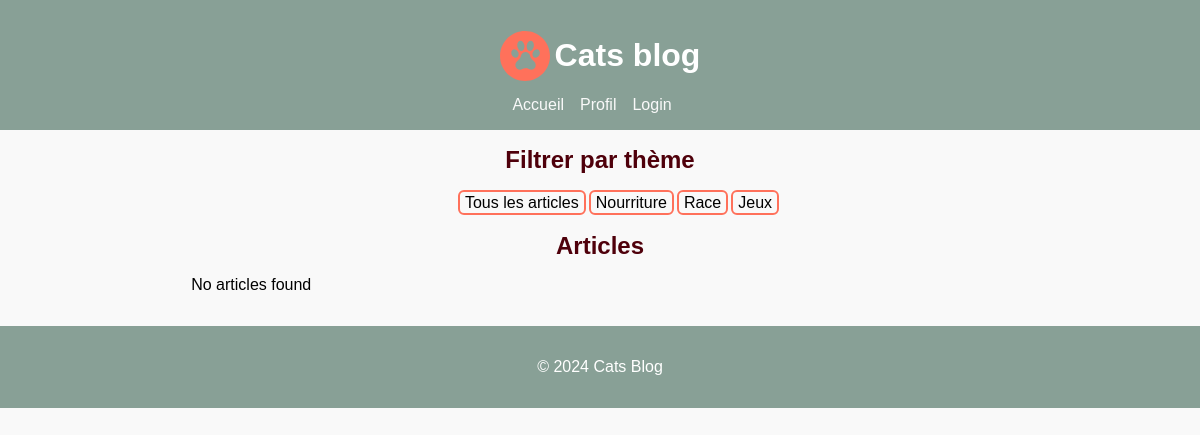
The app's page /index?theme=nourriture, older data.
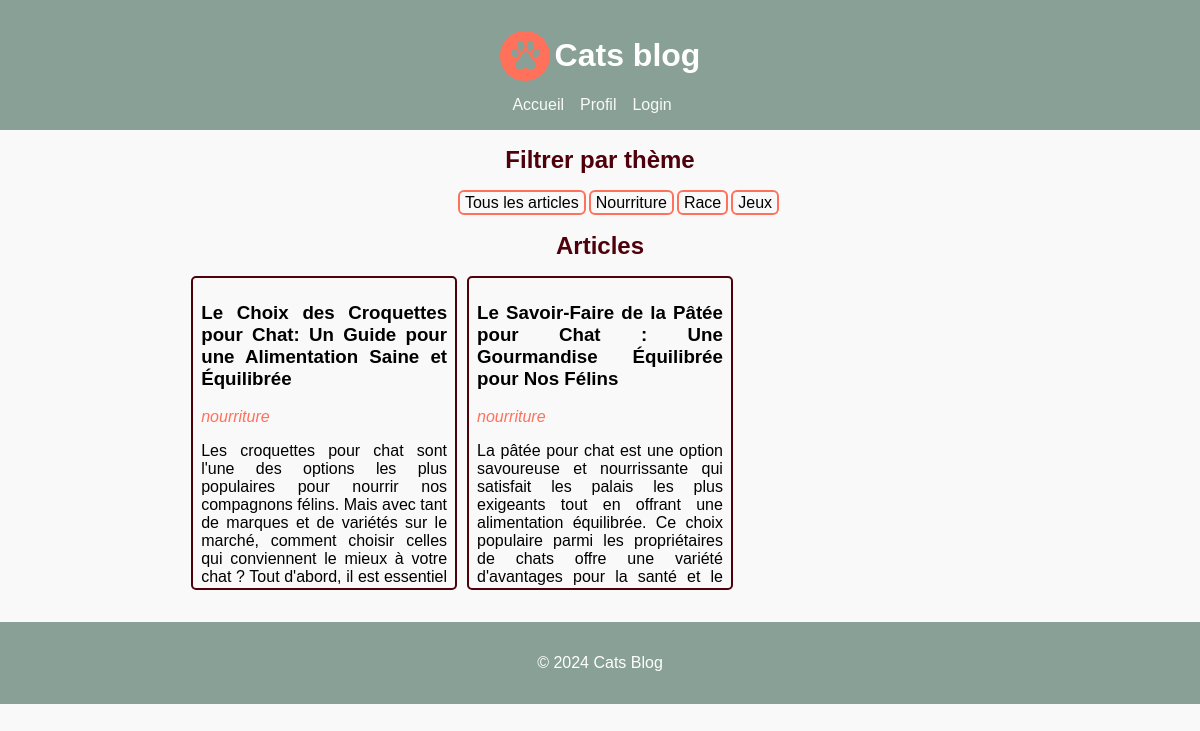
The same page, newer data.
### app/models.py (models this page shows, shortened)
class Article(db.Model):
    id = db.Column(db.Integer, primary_key=True)
    title = db.Column(db.String(140))
    theme = db.Column(db.String(140))
    body = db.Column(db.Text)
    timestamp = db.Column(db.DateTime, index=True, default=datetime.utcnow)
    author_id = db.Column(db.String(140))
    THEMES = ["race", "nourriture", "jeux"]

### app/routes.py (the view)
@app.route('/')
@app.route('/index')
def index():
    articles = Article.query.all()
    theme_selectionne = request.args.get('theme')
    if not theme_selectionne:
        articles_filtres = articles
    else:
        articles_filtres = [article for article in articles if article.theme == theme_selectionne]
    return render_template('home.html', title='Home', articles=articles_filtres)

### app/templates/home.html
{% extends "base.html" %}
{% block content %}
  <h2>Filtrer par thème </h2>
  <ul class="art-link">
      <li><a href="{{ url_for('index') }}" class="art-link__link">Tous les articles</a></li>
      <li><a href="{{ url_for('index', theme='nourriture') }}" class="art-link__link">Nourriture</a></li>
      <li><a href="{{ url_for('index', theme='race') }}" class="art-link__link">Race</a></li>
      <li><a href="{{ url_for('index', theme='jeux') }}" class="art-link__link">Jeux</a></li>
  </ul>
  <h2>Articles</h2>
  <ul class="art-grid">
    <div class="art-grid__cpt">
      {% if articles %}
        {% for article in articles %}
          <div class="art-grid__element">
            <li><a href="{{ url_for('article', id=article.id) }}">
              <h3 class="art__title">{{ article.title }}</h3>
              <em class="art__theme">{{ article.theme }}</em>
              <p class="art__body">{{ article.body}}</p>
            </a></li>
          </div>
        {% endfor %}
      {% else %}
        <li>No articles found</li>
      {% endif %}
    </div>
  </ul>
{% endblock %}

Row changes from the older to the newer data that the page shows:
added Article: title "Le Choix des Croquettes pour Chat: Un Guide pour une Alimentation Saine et Équilibrée", theme "nourriture", body "Les croquettes pour chat sont l'une des options les plus populaires pour nourrir nos compagnons félins. Mais avec tant de marques et de variétés sur le marché, comment choisir celles qui conviennent le mieux à votre chat ? Tout d'abord, il est essentiel…"
added Article: title "Le Savoir-Faire de la Pâtée pour Chat : Une Gourmandise Équilibrée pour Nos Félins", theme "nourriture", body "La pâtée pour chat est une option savoureuse et nourrissante qui satisfait les palais les plus exigeants tout en offrant une alimentation équilibrée. Ce choix populaire parmi les propriétaires de chats offre une variété d'avantages pour la santé et le…"
Text that changed along with them:
text no longer shown: "No articles found"
